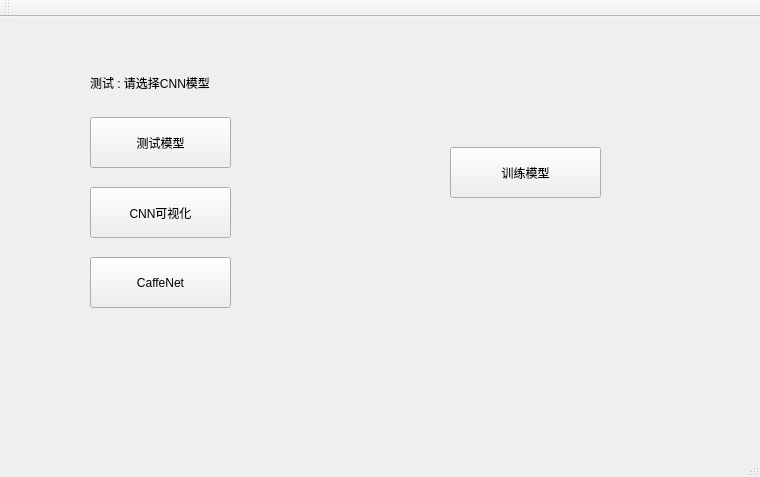
<?xml version="1.0" encoding="UTF-8"?>
<ui version="4.0">
 <class>MainWindow</class>
 <widget class="QMainWindow" name="MainWindow">
  <property name="geometry">
   <rect>
    <x>0</x>
    <y>0</y>
    <width>760</width>
    <height>477</height>
   </rect>
  </property>
  <property name="windowTitle">
   <string>MainWindow</string>
  </property>
  <widget class="QWidget" name="centralWidget">
   <widget class="QLabel" name="label">
    <property name="geometry">
     <rect>
      <x>90</x>
      <y>40</y>
      <width>151</width>
      <height>51</height>
     </rect>
    </property>
    <property name="text">
     <string>测试 : 请选择CNN模型</string>
    </property>
   </widget>
   <widget class="QPushButton" name="pushButton">
    <property name="geometry">
     <rect>
      <x>90</x>
      <y>100</y>
      <width>141</width>
      <height>51</height>
     </rect>
    </property>
    <property name="text">
     <string>测试模型</string>
    </property>
   </widget>
   <widget class="QPushButton" name="pushButton_2">
    <property name="geometry">
     <rect>
      <x>90</x>
      <y>170</y>
      <width>141</width>
      <height>51</height>
     </rect>
    </property>
    <property name="text">
     <string>CNN可视化</string>
    </property>
   </widget>
   <widget class="QPushButton" name="pushButton_3">
    <property name="geometry">
     <rect>
      <x>90</x>
      <y>240</y>
      <width>141</width>
      <height>51</height>
     </rect>
    </property>
    <property name="text">
     <string>CaffeNet</string>
    </property>
   </widget>
   <widget class="QPushButton" name="train_btn">
    <property name="geometry">
     <rect>
      <x>450</x>
      <y>130</y>
      <width>151</width>
      <height>51</height>
     </rect>
    </property>
    <property name="text">
     <string>训练模型</string>
    </property>
   </widget>
  </widget>
  <widget class="QMenuBar" name="menuBar">
   <property name="geometry">
    <rect>
     <x>0</x>
     <y>0</y>
     <width>760</width>
     <height>27</height>
    </rect>
   </property>
  </widget>
  <widget class="QToolBar" name="mainToolBar">
   <attribute name="toolBarArea">
    <enum>TopToolBarArea</enum>
   </attribute>
   <attribute name="toolBarBreak">
    <bool>false</bool>
   </attribute>
  </widget>
  <widget class="QStatusBar" name="statusBar"/>
 </widget>
 <layoutdefault spacing="6" margin="11"/>
 <resources/>
 <connections/>
</ui>
